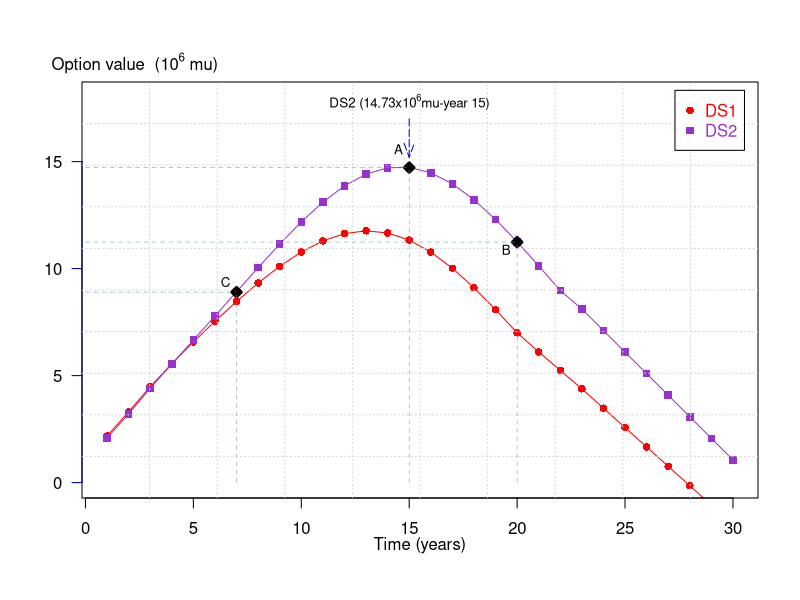

Source code (R):
# Evolution
data=read.csv("profit.csv", header=T)
attach(data)
#object 1
scalefactor=1000000
trucy=18
colors=c("red", "darkorchid","green", "violet", "darkorange3","brown3")

plot(data$DS1/scalefactor,pch=16,axes=FALSE,ylim=c(0,trucy),ylab="", xlab="",col="red",type="o",lwd=1)
axis(2, ylim=c(0,trucy),col="darkblue",las=1)
mtext(expression(paste("Option value  (", 10^6," mu)")),side=3,line=0.2, adj = -0.06 )
axis(1,pretty(range(data$Time),10))
mtext(expression(paste("Time (years)")),side=1,col="black",line=2)  
box()

par(new=TRUE)
plot(data$DS2/scalefactor,pch=15,axes=FALSE,ylim=c(0,trucy),ylab="", xlab="",col="darkorchid",type="o",lwd=1)
#par(new=TRUE)
#plot(data$I2.GCS2/scalefactor,pch=14,axes=FALSE,ylim=c(0,trucy),ylab="", xlab="",col="green",type="o",lwd=1)
#par(new=TRUE)
#plot(data$I3.GCS2/scalefactor,pch=13,axes=FALSE,ylim=c(0,trucy),ylab="", xlab="",col="violet",type="o",lwd=1)
#par(new=TRUE)
#plot(data$I2.GCS3/scalefactor,pch=12,axes=FALSE,ylim=c(0,trucy),ylab="", xlab="",col="darkorange3",type="o",lwd=1)
#par(new=TRUE)
#plot(data$I3.GCS3/scalefactor,pch=11,axes=FALSE,ylim=c(0,trucy),ylab="", xlab="",col="brown3",type="o",lwd=1)
grid(10, 10, col = "lightgray", lty = "dotted",lwd = par("lwd"), equilogs = TRUE)
legend("topright",inset=.02,legend=c("DS1","DS2"),text.col=colors,pch=c(16,15),col=colors,horiz=F)

arrows(15, 15.2, 15, 17,length = 0.15, angle = 20,code = 1,col= 'blue3',lty = 5,lwd=1)
text(15, 18.5,expression(paste("DS2 (14.73x",10^6, "mu-year 15)")),pos=1,cex = 0.8, srt = 0)
text(14.5, 16.2,"A",pos=1,cex = 0.8, srt = 0)
points(15,14.72,pch=23,bg="black",lwd=3)
segments(15, 0, 15, 14.72, col= 'cadetblue',lty=2,lwd=0.5)
segments(0, 14.72, 15, 14.72, col= 'cadetblue',lty=2,lwd=0.5)

text(19.5, 11.5,"B",pos=1,cex = 0.8, srt = 0)
points(20,11.24,pch=23,bg="black",lwd=3)
segments(20, 0, 20, 11.24, col= 'cadetblue',lty=2,lwd=0.5)
segments(0, 11.24, 20, 11.24, col= 'cadetblue',lty=2,lwd=0.5)

text(6.5, 10,"C",pos=1,cex = 0.8, srt = 0)
points(7,8.9,pch=23,bg="black",lwd=3)
segments(7, 0, 7, 8.9, col= 'cadetblue',lty=2,lwd=0.5)
segments(0, 8.9, 7, 8.9, col= 'cadetblue',lty=2,lwd=0.5)


#arrows(16, 13.9, 18, 16,length = 0.15, angle = 20,code = 1,col= 'blue3',lty = 5,lwd=1)
#text(21, 17.4,expression(paste("I3-GCS2 (13.93x",10^6, "mu-year 16)")),pos=1,cex = 0.8, srt = 0)
#points(16, 13.9,pch=23,bg="chartreuse4",lwd=1)
#arrows(17, 12.7, 20, 14.5,length = 0.15, angle = 20,code = 1,col= 'blue3',lty = 5,lwd=1)
#text(23, 15.9,expression(paste("I3-GCS3 (12.77x",10^6, "mu-year 17)")),pos=1,cex = 0.8, srt = 0)
#points(17, 12.7,pch=23,bg="chartreuse4",lwd=1)

